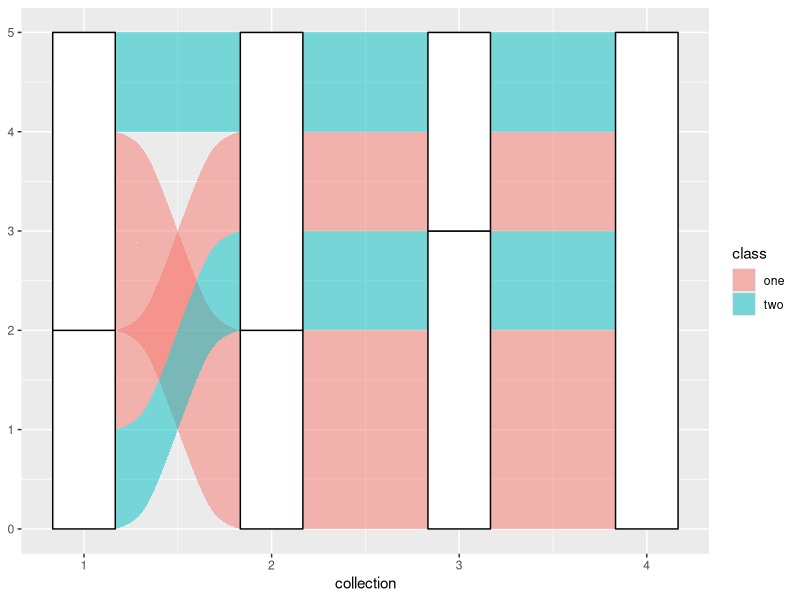
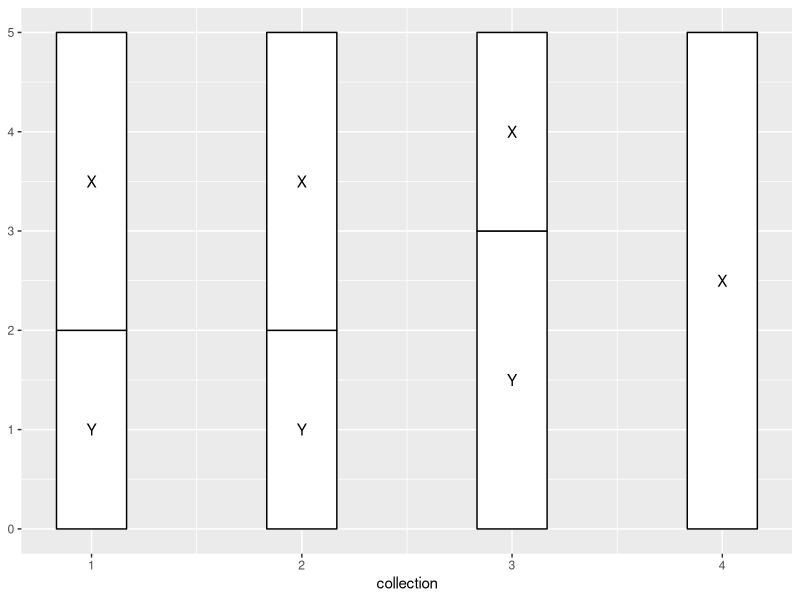
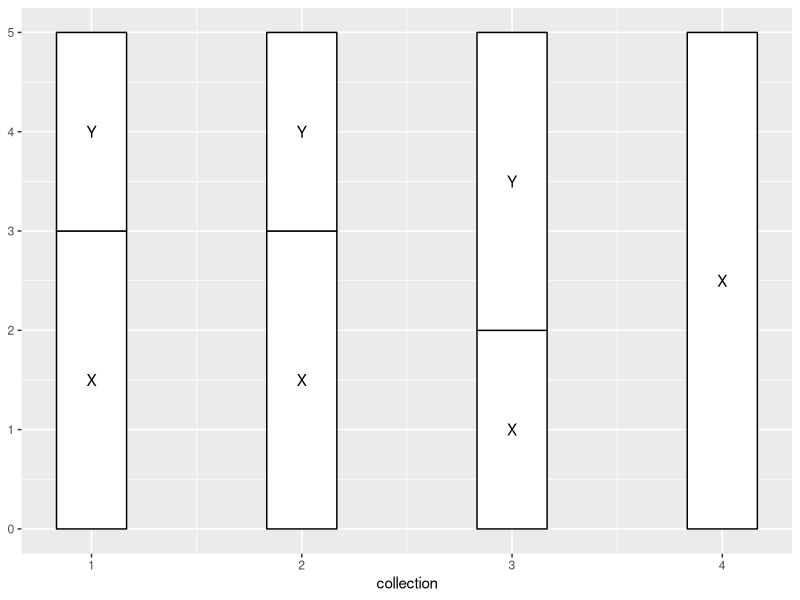
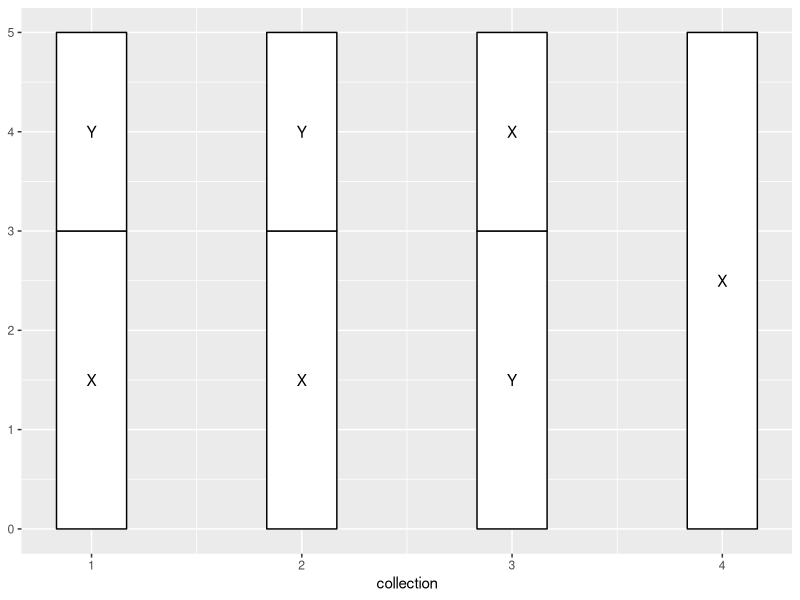
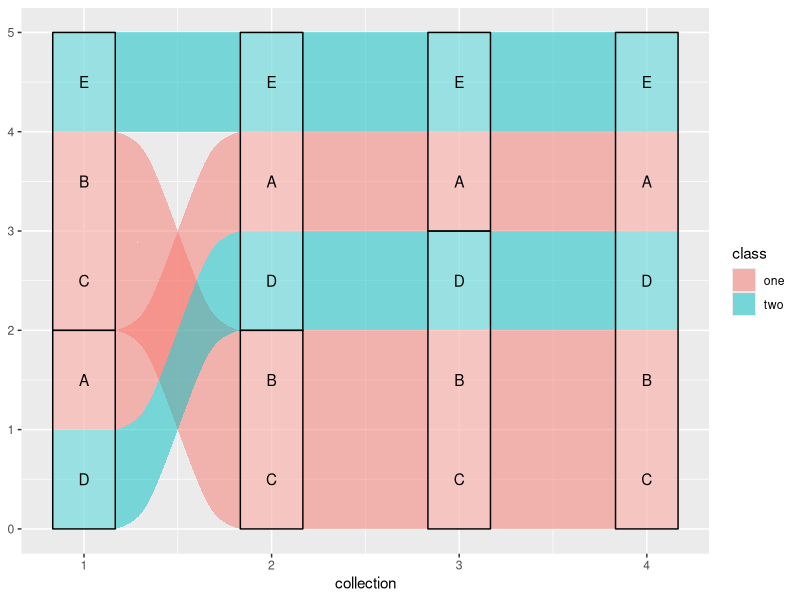
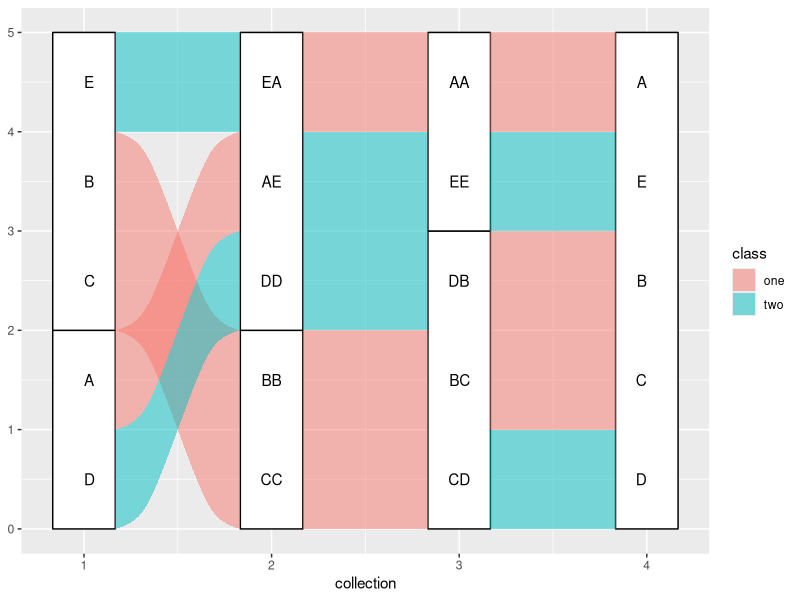
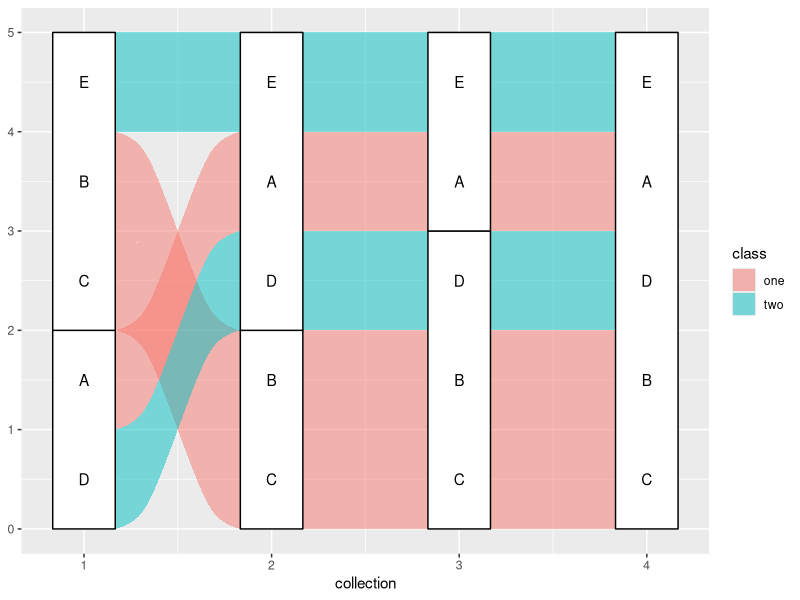
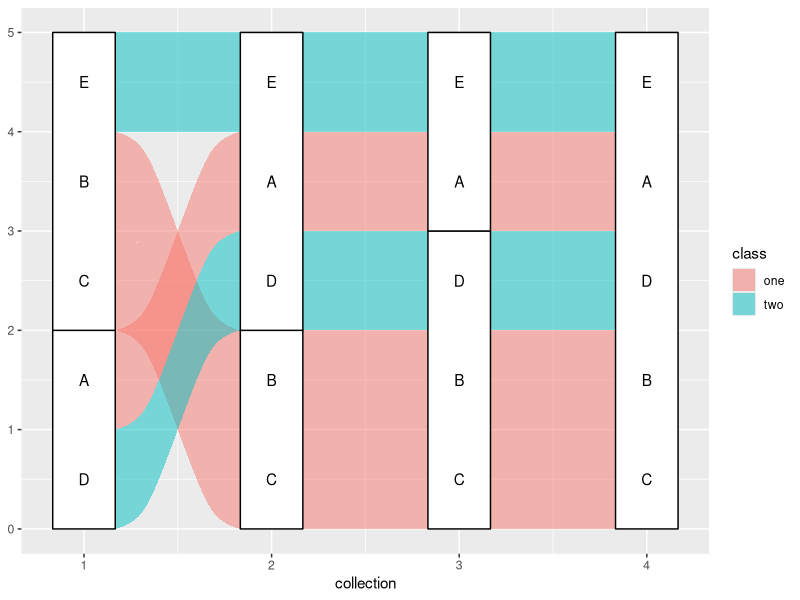

These figures' R source, in order: (Note: this script raises an error after producing the figures.)
## ----setup--------------------------------------------------------------------
knitr::opts_chunk$set(fig.width = 6, fig.height = 3, fig.align = "center")
library(ggalluvial)

## ----data---------------------------------------------------------------------
# toy data set
set.seed(0)
toy <- data.frame(
  subject = rep(LETTERS[1:5], times = 4),
  collection = rep(1:4, each  = 5),
  category = rep(
    sample(c("X", "Y"), 16, replace = TRUE),
    rep(c(1, 2, 1, 1), times = 4)
  ),
  class = c("one", "one", "one", "two", "two")
)
print(toy)

## ----plot---------------------------------------------------------------------
ggplot(toy, aes(x = collection, stratum = category, alluvium = subject)) +
  geom_alluvium(aes(fill = class)) +
  geom_stratum()

## ----strata-------------------------------------------------------------------
# collection point and category variables only
data <- structure(toy[, 2:3], names = c("x", "stratum"))
# required fields for stat transformations
data$y <- 1
data$PANEL <- 1
# stratum transformation
StatStratum$compute_panel(data)

## ----strata plot--------------------------------------------------------------
ggplot(toy, aes(x = collection, stratum = category)) +
  stat_stratum() +
  stat_stratum(geom = "text", aes(label = category))

## ----strata reverse-----------------------------------------------------------
# stratum transformation with strata in original order
StatStratum$compute_panel(data, reverse = FALSE)
ggplot(toy, aes(x = collection, stratum = category)) +
  stat_stratum(reverse = FALSE) +
  stat_stratum(geom = "text", aes(label = category), reverse = FALSE)

## ----strata decreasing--------------------------------------------------------
# stratum transformation with strata in original order
StatStratum$compute_panel(data, reverse = FALSE)
ggplot(toy, aes(x = collection, stratum = category)) +
  stat_stratum(decreasing = TRUE) +
  stat_stratum(geom = "text", aes(label = category), decreasing = TRUE)

## ----alluvia------------------------------------------------------------------
# collection point, category, and subject variables
data <- structure(toy[, 1:3], names = c("alluvium", "x", "stratum"))
# required fields for stat transformations
data$y <- 1
data$PANEL <- 1
# alluvium transformation
StatAlluvium$compute_panel(data)

## ----alluvia plot-------------------------------------------------------------
ggplot(toy, aes(x = collection, stratum = category, alluvium = subject)) +
  stat_alluvium(aes(fill = class)) +
  stat_stratum(alpha = .25) +
  stat_alluvium(geom = "text", aes(label = subject))

## ----flows--------------------------------------------------------------------
# flow transformation
StatFlow$compute_panel(data)

## ----flows plot---------------------------------------------------------------
ggplot(toy, aes(x = collection, stratum = category, alluvium = subject)) +
  stat_stratum() +
  stat_flow(aes(fill = class)) +
  stat_flow(geom = "text",
            aes(label = subject, hjust = after_stat(flow) == "to"))

## ----lode zigzag--------------------------------------------------------------
for (i in 1:4) print(lode_zigzag(4, i))

## ----alluvia plot w/ backfront guidance---------------------------------------
for (i in 1:4) print(lode_backfront(4, i))
ggplot(toy, aes(x = collection, stratum = category, alluvium = subject)) +
  stat_alluvium(aes(fill = class), lode.guidance = "backfront") +
  stat_stratum() +
  stat_alluvium(geom = "text", aes(label = subject),
                lode.guidance = "backfront")

## ----alluvia plot w/ backward guidance----------------------------------------
for (i in 1:4) print(lode_backward(4, i))
ggplot(toy, aes(x = collection, stratum = category, alluvium = subject)) +
  stat_alluvium(aes(fill = class), lode.guidance = "backward") +
  stat_stratum() +
  stat_alluvium(geom = "text", aes(label = subject),
                lode.guidance = "backward")

## ----alluvia plot w/ strong aesthetic binding---------------------------------
ggplot(toy, aes(x = collection, stratum = category, alluvium = subject)) +
  stat_alluvium(aes(fill = class, label = subject), aes.bind = "alluvia") +
  stat_stratum() +
  stat_alluvium(geom = "text", aes(fill = class, label = subject),
                aes.bind = "alluvia")

## ----alluvia plot w/ weak aesthetic binding-----------------------------------
ggplot(toy, aes(x = collection, stratum = category, alluvium = subject)) +
  stat_alluvium(aes(fill = class, label = subject), aes.bind = "flows") +
  stat_stratum() +
  stat_alluvium(geom = "text", aes(fill = class, label = subject),
                aes.bind = "flows")

## ----flows plots w/ aesthetic binding-----------------------------------------
ggplot(toy, aes(x = collection, stratum = category, alluvium = subject)) +
  stat_flow(aes(fill = class, label = subject), aes.bind = "flows") +
  stat_stratum() +
  stat_flow(geom = "text",
            aes(fill = class, label = subject,
                hjust = after_stat(flow) == "to"),
            aes.bind = "flows")

## ----alluvia plot w/ manual lode ordering-------------------------------------
lode_ord <- rep(seq(5), times = 4)
ggplot(toy, aes(x = collection, stratum = category, alluvium = subject)) +
  stat_alluvium(aes(fill = class, order = lode_ord)) +
  stat_stratum() +
  stat_alluvium(geom = "text",
                aes(fill = class, order = lode_ord, label = subject))

## ----flows plot w/ manual lode ordering---------------------------------------
ggplot(toy, aes(x = collection, stratum = category, alluvium = subject)) +
  stat_flow(aes(fill = class, order = lode_ord)) +
  stat_stratum() +
  stat_flow(geom = "text",
            aes(fill = class, order = lode_ord, label = subject,
                hjust = after_stat(flow) == "to"))

## ----bar plot with negative observations--------------------------------------
set.seed(78)
toy$sign <- sample(c(-1, 1), nrow(toy), replace = TRUE)
print(toy)
ggplot(toy, aes(x = collection, y = sign)) +
  geom_bar(aes(fill = class), stat = "identity")

## ----flows plot w/ negative strata--------------------------------------------
ggplot(toy, aes(x = collection, stratum = category, alluvium = subject,
                y = sign)) +
  geom_flow(aes(fill = class)) +
  geom_stratum() +
  geom_text(stat = "stratum", aes(label = category))

## ----alluvia plot w/ negative strata------------------------------------------
ggplot(toy, aes(x = collection, stratum = category, alluvium = subject,
                y = sign)) +
  geom_alluvium(aes(fill = class), absolute = FALSE) +
  geom_stratum(absolute = FALSE) +
  geom_text(stat = "alluvium", aes(label = subject), absolute = FALSE)

## ----session info-------------------------------------------------------------
sessioninfo::session_info()
